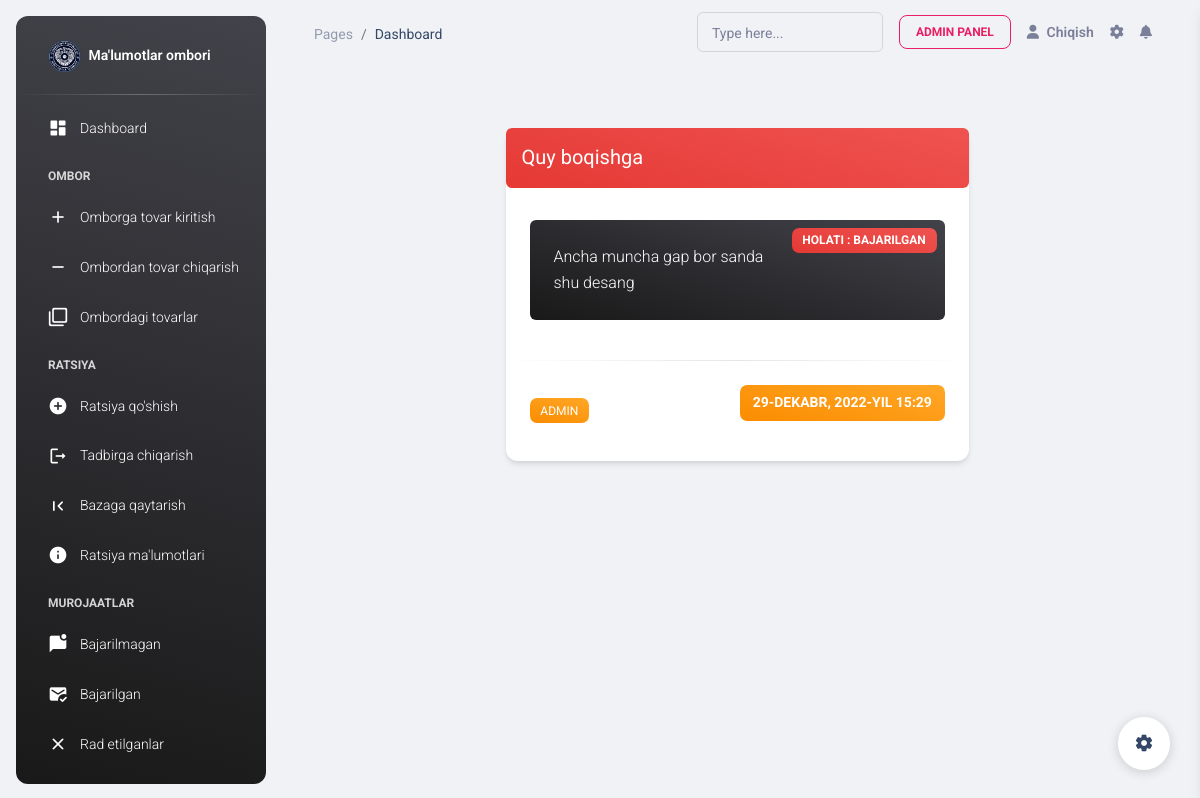
/appeals/1/ (signed in), run on an earlier commit of the app's database.
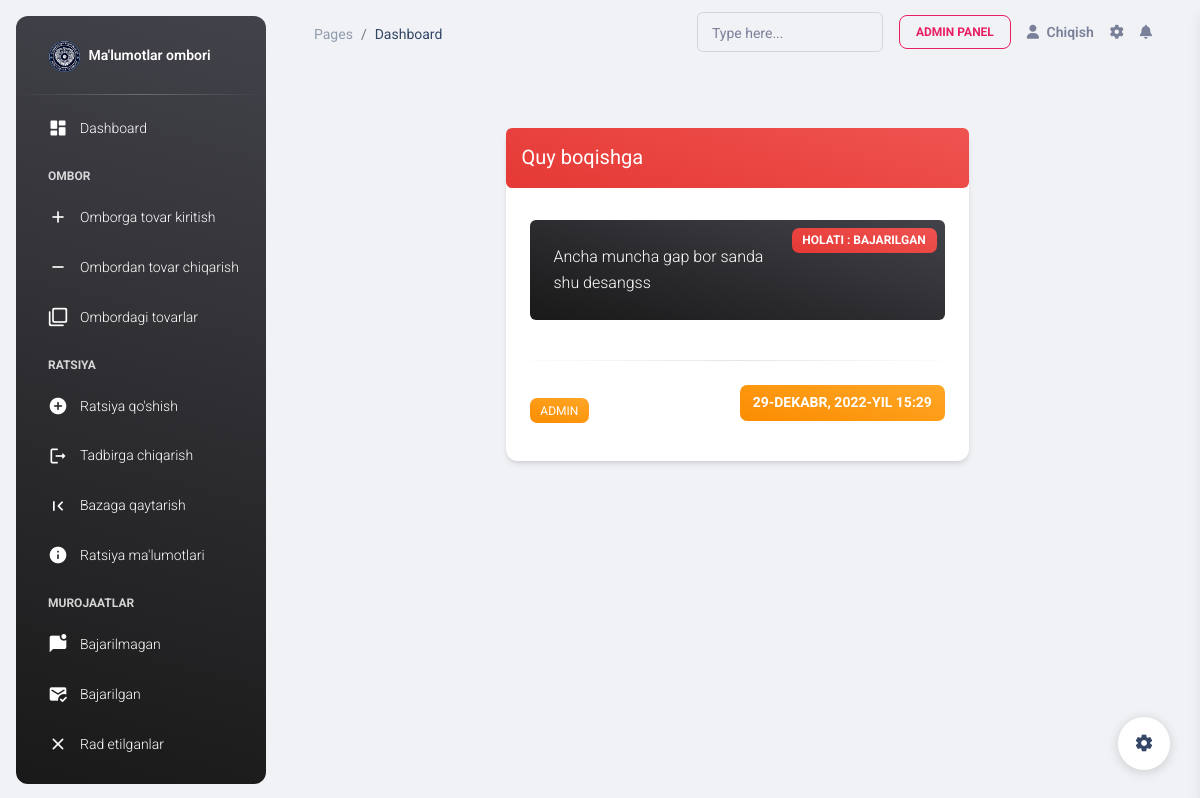
And on a later commit of the database.
### appeals/models.py (models this page shows, shortened)
class Appeal(models.Model):
    user = models.ForeignKey(CustomUser, on_delete=models.CASCADE)
    theme = models.CharField(max_length=250)
    text = models.CharField(max_length=1000)
    description = models.CharField(max_length=1000, null=True, blank=True)
    open_date = models.DateTimeField(auto_now_add=True)
    close_date = models.DateTimeField(null=True, blank=True)
    status = models.BooleanField(default=False, null=True)

### accounts/models.py (models this page shows)
class CustomUser(AbstractUser):
    phone_number = models.CharField(max_length=60)

### appeals/views.py (the view, shortened to what this page needs)
# urls.py: path('<int:pk>/', AppealsDetail.as_view(), name='appeals_detail'),
class AppealsDetail(LoginRequiredMixin, DetailView):
    model = Appeal
    template_name = 'appeals/detail.html'

### templates/appeals/detail.html (shortened to what this page needs)
{% extends 'base.html' %}
{% block content %}
    {% load static %}
    <body class="g-sidenav-show  bg-gray-200">
    {% include "aside.html" %}
    <main class="main-content position-relative max-height-vh-100 h-100 border-radius-lg ">
        {% include 'navbar.html' %}
        <div class="card col-6 mx-xl-auto my-xl-6" data-animation="true">
            <h5 class="badge-pill badge-lgbadge bg-gradient-danger text-white rounded p-3 font-weight-normal">
                {{ appeal.theme }}
            </h5>
            <div class="card-body text-xxl-start">
                <span class="badge bg-gradient-danger  m-2" style="float:right;">Holati :
                    {% if appeal.status and appeal.status%}Bajarilgan{% endif %}
                    {% if appeal.status == None %} Rad etilgan{% endif %}</span>
                <p class="badge-pill badge-lgbadge bg-gradient-dark  text-white rounded p-4 ">
                    {{ appeal.text }}
                </p>
            </div>
            <hr class="dark horizontal my-0">
            <div class="card-footer d-flex ">
                <p class="font-weight-normal my-auto badge badge-pill badge-md bg-gradient-warning">{{ appeal.user }}</p>
                <p class="text-sm ms-auto badge badge-pill badge-md bg-gradient-warning"> {{ appeal.open_date }}</p>
            </div>
        </div>
    </main>
    {% include 'settings.html' %}
    </body>
{% endblock content %}

What changed in the data, as far as the page shows it:
changed Appeal "Quy boqishga": text "Ancha muncha gap bor sanda shu desang" → "Ancha muncha gap bor sanda shu desangss"
